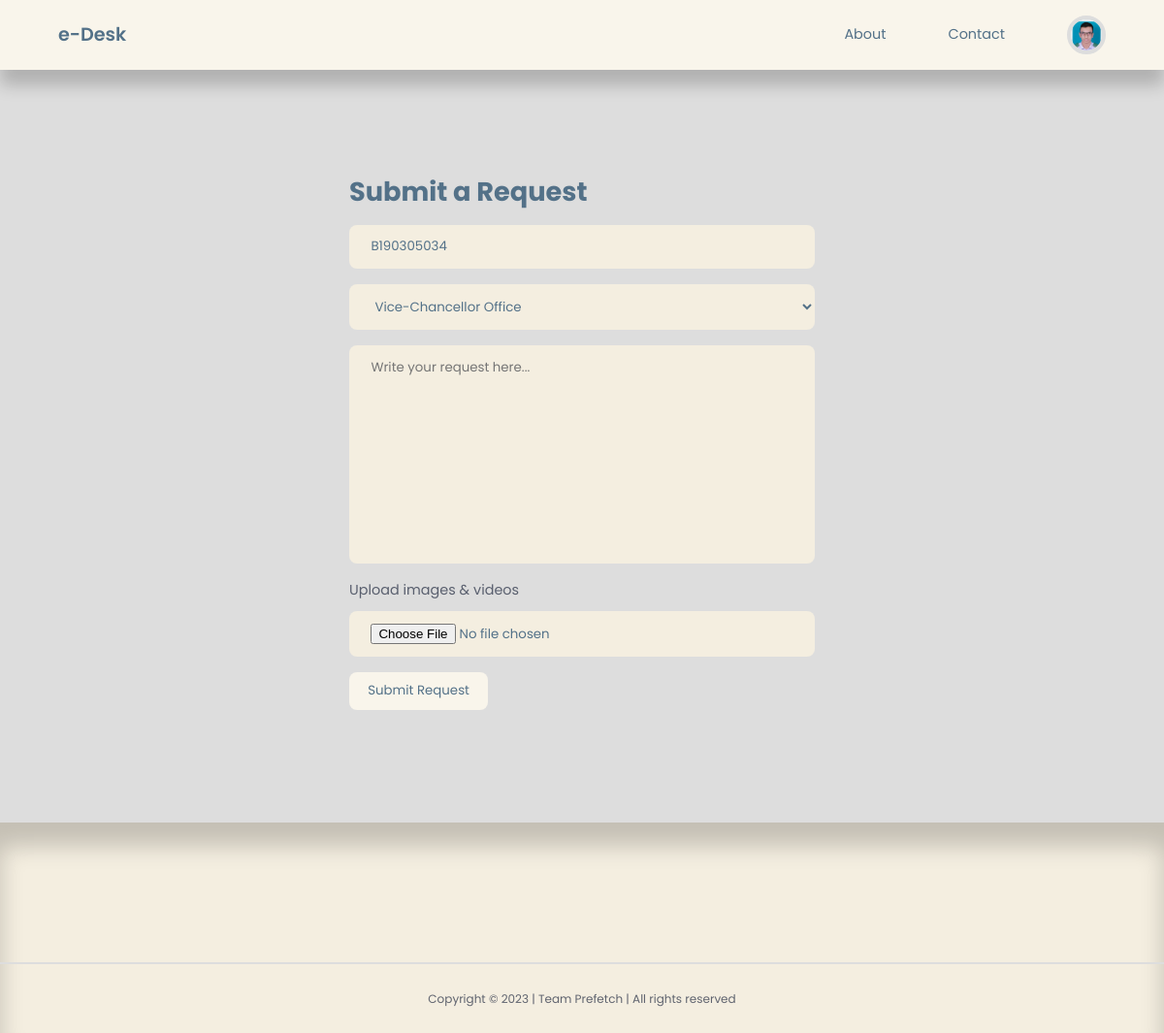
The app's page /user/user-request.php (signed in) with its own data.
### tables this page shows
CREATE TABLE `usermanagement` (
  `id` int(10) NOT NULL,
  `firstname` varchar(255) NOT NULL,
  `lastname` varchar(255) NOT NULL,
  `userid` varchar(255) NOT NULL,
  `email` varchar(255) NOT NULL,
  `password` varchar(255) NOT NULL,
  `picture` varchar(255) NOT NULL,
  `stat` varchar(255) NOT NULL
);

### user/user-request.php (the view, shortened to what this page needs)
<?php
include 'partials/header.php';
$current_user_id = $_SESSION['user-id'];
$query2 = "SELECT * from usermanagement WHERE id=$current_user_id";
$result = mysqli_query($connection, $query2);
$finduser = mysqli_fetch_assoc($result);
$query = "SELECT * FROM adminaddoffice";
$categories = mysqli_query($connection, $query);
$body = $_SESSION['user-request-data']['body'] ?? null;
?>
<section class="form__section">
    <div class="container form__section-container">
        <h2>Submit a Request</h2>
        <form action="<?= ROOT_URL ?>user/user-request-logic.php" enctype="multipart/form-data" method="POST">
            <input type="text" name="title" value="<?= $finduser['userid'] ?>" placeholder="Title" readonly>
            <select name="category">
                <?php while ($category = mysqli_fetch_assoc($categories)) : ?>
                    <option value="<?= $category['id'] ?>"><?= $category['title'] ?></option>
                <?php endwhile ?>
            </select>
            <textarea style="resize:none" rows="10" name="body" placeholder="Write your request here..."><?= $body ?></textarea>
            <div class="form__control">
                <label for="picture">Upload images & videos</label>
                <input type="file" name="picture" id="picture">
            </div>
            <button type="submit" name="submit" class="btn">Submit Request</button>
        </form>
    </div>
</section>
<?php
include '../partials/footer.php';
?>

### user/partials/header.php (shortened to what this page needs)
<?php
require 'config/database.php';
if (isset($_SESSION['user-id'])) {
    $id = filter_var($_SESSION['user-id'], FILTER_SANITIZE_NUMBER_INT);
    $query = "SELECT picture FROM usermanagement WHERE id=$id";
    $result = mysqli_query($connection, $query);
    $picture = mysqli_fetch_assoc($result);
}
?>
<!DOCTYPE html>
<html lang="en">
<head>
    <link rel="stylesheet" href="<?= ROOT_URL ?>css/style.css">
    <link rel="stylesheet" href="https://unicons.iconscout.com/release/v4.0.0/css/line.css">
    <link rel="stylesheet" type="text/css" href="https://cdn.datatables.net/1.13.4/css/jquery.dataTables.css" />
</head>
<body>
    <nav>
        <div class="container nav__container">
            <a href="<?= ROOT_URL ?>user/user-index.php" class="nav__logo">e-Desk</a>
            <ul class="nav__items">
                <li><a href="<?= ROOT_URL ?>about.php">About</a></li>
                <li><a href="<?= ROOT_URL ?>contact.php">Contact</a></li>
                <?php if (isset($_SESSION['user-id'])) : ?>
                    <li class="nav__profile">
                        <div class="avatar">
                            <img src="<?= ROOT_URL . 'images/' . $picture['picture'] ?>">
                        </div>
                    </li>
                <?php else : ?>
                    <li><a href="<?= ROOT_URL ?>signin.php">SignIn</a></li>
                <?php endif ?>
            </ul>
        </div>
    </nav>

### css/style.css (style rules this page uses)
:root { --color-primary: #F9F5EB; --color-primary-light: #9BA4B5; --color-primary-variant: #5854c7; --color-red: #da0f3f; --color-red-light: hsl(346, 87%, 46%, 15%); --color-green: #00c476; --color-green-light: hsl(156, 100%, 38%, 15%); --color-gray-900: #F4EEE0; --color-gray-700: #E4DCCF; --color-gray-300: rgba(242, 242, 254, 0.3); --color-gray-200: rgba(33, 42, 62, 0.7); --color-white: #537188; --color-bg: #ddd; --transition: all 300ms ease; --container-width-lg: 74%; --container-width-md: 88%; --form-width: 40%; --card-border-radius-1: 0.3rem; --card-border-radius-2: 0.5rem; --card-border-radius-3: 0.8rem; --card-border-radius-4: 2rem; --card-border-radius-5: 5rem; }
* { margin: 0; padding: 0; outline: 0; border: 0; appearance: 0; list-style: none; text-decoration: none; box-sizing: border-box; font-family: 'Poppins', sans-serif; }
body { line-height: 1.6; color: var(--color-gray-200); overflow-x: hidden; background: var(--color-bg); font-size: 0.9rem; }
.container { width: 90%; max-width: 1800px; margin-inline: auto; }
section { margin-top: 3rem; width: 100vw; }
h1, h2, h3, h4, h5 { color: var(--color-white); line-height: 1.3; }
h2 { font-size: 1.7rem; margin: 1rem 0; }
a { color: var(--color-white); transition: var(--transition); }
img { display: block; width: 100%; object-fit: cover; }
nav { background: var(--color-primary); width: 100vw; height: 4.5rem; position: fixed; top: 0; z-index: 10; box-shadow: 0 1rem 1rem rgba(0, 0, 0, 0.2); }
.nav__container { height: 100%; display: flex; align-items: center; justify-content: space-between; }
.avatar { width: 2.5rem; height: 2.5rem; border-radius: 50%; overflow: hidden; border: 0.3rem solid var(--color-bg); }
.nav__logo { font-weight: 600; font-size: 1.2rem; }
.nav__items { display: flex; align-items: center; gap: 4rem; }
.nav__profile { position: relative; cursor: pointer; }
.btn { display: inline-block; width: fit-content; padding: 0.6rem 1.2rem; background-color: var(--color-primary); border-radius: var(--card-border-radius-2); cursor: pointer; transition: var(--transition); color: var(--color-white); }
.form__section { display: grid; place-items: center; height: 100vh; }
.form__section-container { width: var(--form-width); }
form { display: flex; flex-direction: column; gap: 1rem; }
.form__control { display: flex; flex-direction: column; gap: 0.6rem; }
input, textarea, select { padding: 0.8rem 1.4rem; background-color: var(--color-gray-900); border-radius: var(--card-border-radius-2); resize: 2; color: var(--color-white); }

### records on screen
usermanagement: picture (picture), title "B190305034"

### other values on screen
form field category "Vice-Chancellor Office"
